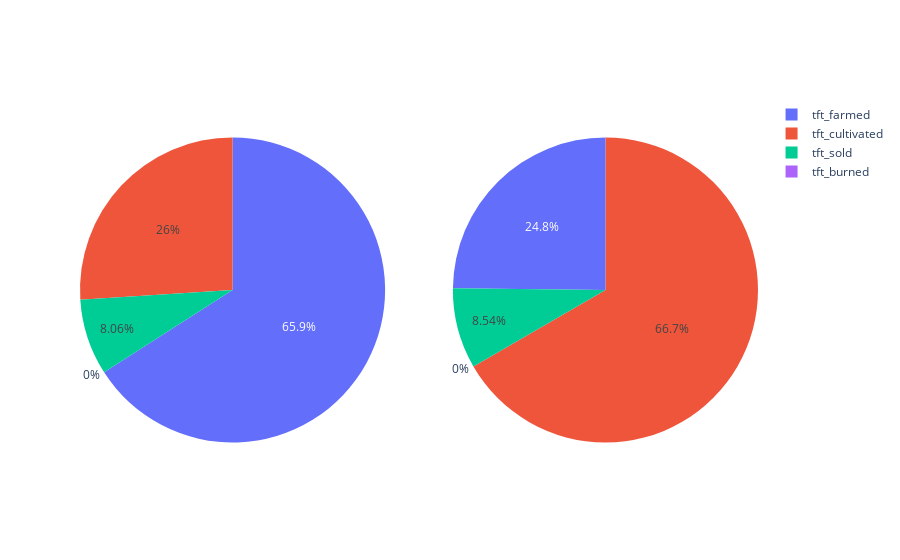
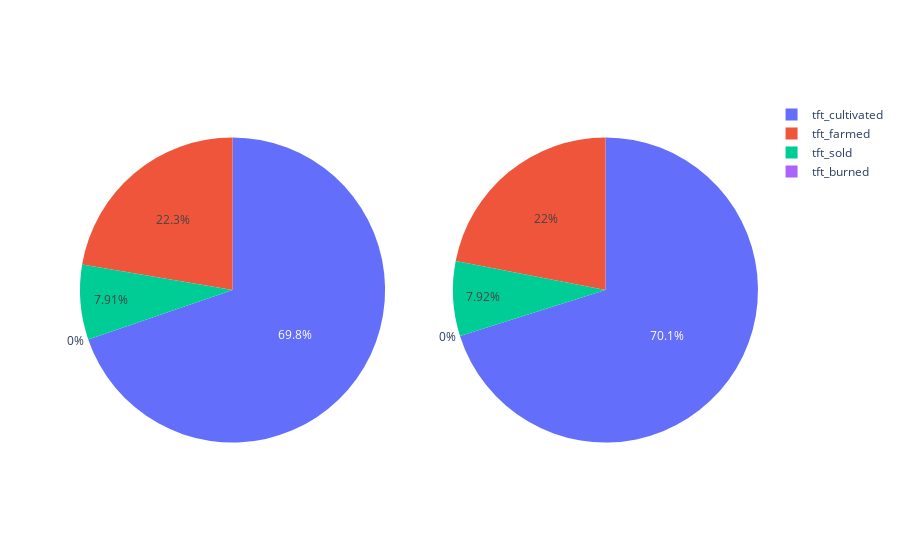

Source (notebook cell) for these figures, in order:
### Markdown cell above
## Cumulative TOKENS CREATED / BURNED / CULTIVATED / SOLD (in millions)

### Code cell
m=1000000
rf=[i/m for i in simulation.rows.tft_farmed.aggregate("Y",aggregate_type="SUM")]
rb=[i/m for i in simulation.rows.tft_burned.aggregate("Y",aggregate_type="SUM")]
rs=[i/m for i in simulation.rows.tft_sold.aggregate("Y",aggregate_type="SUM")]
rc=[i/m for i in simulation.rows.tft_cultivated.aggregate("Y",aggregate_type="SUM")]

from plotly.subplots import make_subplots
fig = make_subplots(rows=1, cols=2, specs=[[{'type':'domain'}, {'type':'domain'}]])

labels=["tft_farmed","tft_burned","tft_sold","tft_cultivated"]
for year in range(2):
    data=[rf[year],rb[year],rs[year],rc[year]]
    graph = go.Pie(labels=labels, values=data, name="Year %s"%(year+1))
    fig.add_trace(graph,1,year+1)
fig.show()

fig = make_subplots(rows=1, cols=2, specs=[[{'type':'domain'}, {'type':'domain'}]])
y=1
for year in range(2,4):
    data=[rf[year],rb[year],rs[year],rc[year]]
    graph = go.Pie(labels=labels, values=data, name="Year %s"%(year+1))
    fig.add_trace(graph,1,y)
    y+=1
fig.show()
# md("### Details")

### Figure 1 — Plotly figure (JSON) as saved in the notebook; plotly's stock layout.template omitted (floating-point values rounded to 4 significant figures)
{"data": [{"domain": {"x": [0, 0.45], "y": [0, 1]}, "labels": ["tft_farmed", "tft_burned", "tft_sold", "tft_cultivated"], "name": "Year 1", "type": "pie", "values": [36.73, 0, 4.491, 14.49]}, {"domain": {"x": [0.55, 1], "y": [0, 1]}, "labels": ["tft_farmed", "tft_burned", "tft_sold", "tft_cultivated"], "name": "Year 2", "type": "pie", "values": [45.26, 0, 15.58, 121.6]}], "layout": {}}

### Figure 2 — Plotly figure (JSON) as saved in the notebook; plotly's stock layout.template omitted (floating-point values rounded to 4 significant figures)
{"data": [{"domain": {"x": [0, 0.45], "y": [0, 1]}, "labels": ["tft_farmed", "tft_burned", "tft_sold", "tft_cultivated"], "name": "Year 3", "type": "pie", "values": [114.8, 0, 40.63, 358.4]}, {"domain": {"x": [0.55, 1], "y": [0, 1]}, "labels": ["tft_farmed", "tft_burned", "tft_sold", "tft_cultivated"], "name": "Year 4", "type": "pie", "values": [308.1, 0, 111.1, 984.4]}], "layout": {}}
